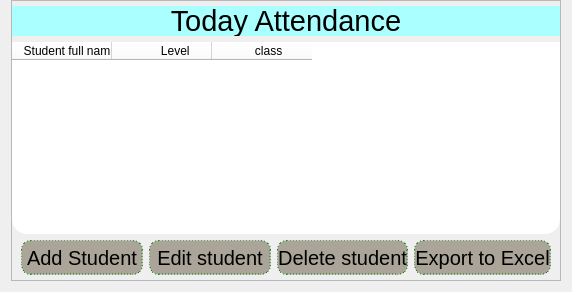
                    <widget class="QWidget" name="page_4">
                     <layout class="QHBoxLayout" name="horizontalLayout_5">
                      <property name="topMargin">
                       <number>0</number>
                      </property>
                      <item>
                       <widget class="QFrame" name="frame_9">
                        <property name="styleSheet">
                         <string notr="true">QLabel{
background-color: rgb(170, 255, 255);
}
QCheckBox::checked{
color:red;
}</string>
                        </property>
                        <property name="frameShape">
                         <enum>QFrame::StyledPanel</enum>
                        </property>
                        <property name="frameShadow">
                         <enum>QFrame::Raised</enum>
                        </property>
                        <layout class="QHBoxLayout" name="horizontalLayout_3">
                         <property name="spacing">
                          <number>0</number>
                         </property>
                         <property name="leftMargin">
                          <number>0</number>
                         </property>
                         <property name="topMargin">
                          <number>0</number>
                         </property>
                         <property name="rightMargin">
                          <number>0</number>
                         </property>
                         <property name="bottomMargin">
                          <number>0</number>
                         </property>
                         <item>
                          <widget class="QFrame" name="frame_16">
                           <property name="styleSheet">
                            <string notr="true">border:none;</string>
                           </property>
                           <property name="frameShape">
                            <enum>QFrame::StyledPanel</enum>
                           </property>
                           <property name="frameShadow">
                            <enum>QFrame::Raised</enum>
                           </property>
                           <layout class="QVBoxLayout" name="verticalLayout_8">
                            <property name="spacing">
                             <number>0</number>
                            </property>
                            <property name="leftMargin">
                             <number>0</number>
                            </property>
                            <property name="topMargin">
                             <number>0</number>
                            </property>
                            <property name="rightMargin">
                             <number>0</number>
                            </property>
                            <property name="bottomMargin">
                             <number>0</number>
                            </property>
                            <item>
                             <widget class="QFrame" name="frame_29">
                              <property name="minimumSize">
                               <size>
                                <width>0</width>
                                <height>30</height>
                               </size>
                              </property>
                              <property name="maximumSize">
                               <size>
                                <width>16777215</width>
                                <height>43</height>
                               </size>
                              </property>
                              <property name="frameShape">
                               <enum>QFrame::StyledPanel</enum>
                              </property>
                              <property name="frameShadow">
                               <enum>QFrame::Raised</enum>
                              </property>
                              <layout class="QHBoxLayout" name="horizontalLayout_8">
                               <property name="spacing">
                                <number>0</number>
                               </property>
                               <property name="leftMargin">
                                <number>0</number>
                               </property>
                               <property name="topMargin">
                                <number>0</number>
                               </property>
                               <property name="rightMargin">
                                <number>0</number>
                               </property>
                               <property name="bottomMargin">
                                <number>0</number>
                               </property>
                               <item>
                                <layout class="QHBoxLayout" name="horizontalLayout_7">
                                 <property name="spacing">
                                  <number>0</number>
                                 </property>
                                 <property name="topMargin">
                                  <number>5</number>
                                 </property>
                                 <property name="bottomMargin">
                                  <number>6</number>
                                 </property>
                                 <item>
                                  <widget class="QLabel" name="label_8">
                                   <property name="minimumSize">
                                    <size>
                                     <width>0</width>
                                     <height>0</height>
                                    </size>
                                   </property>
                                   <property name="maximumSize">
                                    <size>
                                     <width>16777215</width>
                                     <height>30</height>
                                    </size>
                                   </property>
                                   <property name="font">
                                    <font>
                                     <pointsize>22</pointsize>
                                    </font>
                                   </property>
                                   <property name="layoutDirection">
                                    <enum>Qt::RightToLeft</enum>
                                   </property>
                                   <property name="styleSheet">
                                    <string notr="true">border-radius:none;
background-color:rgb(170, 255, 255);</string>
                                   </property>
                                   <property name="text">
                                    <string>Today Attendance</string>
                                   </property>
                                   <property name="alignment">
                                    <set>Qt::AlignCenter</set>
                                   </property>
                                  </widget>
                                 </item>
                                </layout>
                               </item>
                              </layout>
                             </widget>
                            </item>
                            <item>
                             <widget class="QTableWidget" name="tableWidget_6">
                              <property name="minimumSize">
                               <size>
                                <width>0</width>
                                <height>0</height>
                               </size>
                              </property>
                              <property name="layoutDirection">
                               <enum>Qt::LeftToRight</enum>
                              </property>
                              <property name="styleSheet">
                               <string notr="true">
background-color:white;
border-radius:15px;
</string>
                              </property>
                              <column>
                               <property name="text">
                                <string>                                           Student full name                                      </string>
                               </property>
                              </column>
                              <column>
                               <property name="text">
                                <string>                          Level                  </string>
                               </property>
                              </column>
                              <column>
                               <property name="text">
                                <string>                          class                      </string>
                               </property>
                              </column>
                             </widget>
                            </item>
                            <item>
                             <widget class="QFrame" name="frame_26">
                              <property name="minimumSize">
                               <size>
                                <width>0</width>
                                <height>46</height>
                               </size>
                              </property>
                              <property name="maximumSize">
                               <size>
                                <width>16777215</width>
                                <height>43</height>
                               </size>
                              </property>
                              <property name="frameShape">
                               <enum>QFrame::StyledPanel</enum>
                              </property>
                              <property name="frameShadow">
                               <enum>QFrame::Raised</enum>
                              </property>
                              <layout class="QHBoxLayout" name="horizontalLayout_11">
                               <property name="topMargin">
                                <number>0</number>
                               </property>
                               <property name="bottomMargin">
                                <number>0</number>
                               </property>
                               <item>
                                <widget class="QPushButton" name="pushButton_22">
                                 <property name="minimumSize">
                                  <size>
                                   <width>122</width>
                                   <height>35</height>
                                  </size>
                                 </property>
                                 <property name="font">
                                  <font>
                                   <pointsize>15</pointsize>
                                  </font>
                                 </property>
                                 <property name="styleSheet">
                                  <string notr="true">QPushButton{
background-color:rgb(170, 164, 153);
border:1px dashed green;
border-radius:10px;
}
QPushButton::hover{
background-color:rgba(255, 0, 0,70);
}
QPushButton::pressed{
border:1px solid black;
}
</string>
                                 </property>
                                 <property name="text">
                                  <string>Add Student</string>
                                 </property>
                                </widget>
                               </item>
                               <item>
                                <widget class="QPushButton" name="pushButton_34">
                                 <property name="minimumSize">
                                  <size>
                                   <width>122</width>
                                   <height>35</height>
                                  </size>
                                 </property>
                                 <property name="font">
                                  <font>
                                   <pointsize>15</pointsize>
                                  </font>
                                 </property>
                                 <property name="styleSheet">
                                  <string notr="true">QPushButton{
background-color:rgb(170, 164, 153);
border:1px dashed green;
border-radius:10px;
}
QPushButton::hover{
background-color:rgba(255, 0, 0,70);
}
QPushButton::pressed{
border:1px solid black;
}
</string>
                                 </property>
                                 <property name="text">
                                  <string>Edit student</string>
                                 </property>
                                </widget>
                               </item>
                               <item>
                                <widget class="QPushButton" name="pushButton_24">
                                 <property name="minimumSize">
                                  <size>
                                   <width>122</width>
                                   <height>35</height>
                                  </size>
                                 </property>
                                 <property name="font">
                                  <font>
                                   <pointsize>15</pointsize>
                                  </font>
                                 </property>
                                 <property name="styleSheet">
                                  <string notr="true">QPushButton{
background-color:rgb(170, 164, 153);
border:1px dashed green;
border-radius:10px;
}
QPushButton::hover{
background-color:rgba(255, 0, 0,70);
}
QPushButton::pressed{
border:1px solid black;
}
</string>
                                 </property>
                                 <property name="text">
                                  <string>Delete student</string>
                                 </property>
                                </widget>
                               </item>
                               <item>
                                <widget class="QPushButton" name="pushButton_23">
                                 <property name="minimumSize">
                                  <size>
                                   <width>122</width>
                                   <height>35</height>
                                  </size>
                                 </property>
                                 <property name="font">
                                  <font>
                                   <pointsize>15</pointsize>
                                  </font>
                                 </property>
                                 <property name="toolTip">
                                  <string>select name from table then press 'Delete name'</string>
                                 </property>
                                 <property name="styleSheet">
                                  <string notr="true">QPushButton{
background-color:rgb(170, 164, 153);
border:1px dashed green;
border-radius:10px;
}
QPushButton::hover{
background-color:rgba(255, 0, 0,70);
}
QPushButton::pressed{
border:1px solid black;
}
</string>
                                 </property>
                                 <property name="text">
                                  <string>Export to Excel</string>
                                 </property>
                                </widget>
                               </item>
                              </layout>
                             </widget>
                            </item>
                            <item>
                             <widget class="QFrame" name="frame_27">
                              <property name="maximumSize">
                               <size>
                                <width>16777215</width>
                                <height>16777215</height>
                               </size>
                              </property>
                              <property name="styleSheet">
                               <string notr="true">border:none;
border-radius:20px;</string>
                              </property>
                              <property name="frameShape">
                               <enum>QFrame::StyledPanel</enum>
                              </property>
                              <property name="frameShadow">
                               <enum>QFrame::Raised</enum>
                              </property>
                              <layout class="QVBoxLayout" name="verticalLayout_17">
                               <property name="leftMargin">
                                <number>0</number>
                               </property>
                               <property name="topMargin">
                                <number>0</number>
                               </property>
                               <property name="rightMargin">
                                <number>0</number>
                               </property>
                               <property name="bottomMargin">
                                <number>0</number>
                               </property>
                              </layout>
                             </widget>
                            </item>
                           </layout>
                          </widget>
                         </item>
                        </layout>
                       </widget>
                      </item>
                     </layout>
                    </widget>
